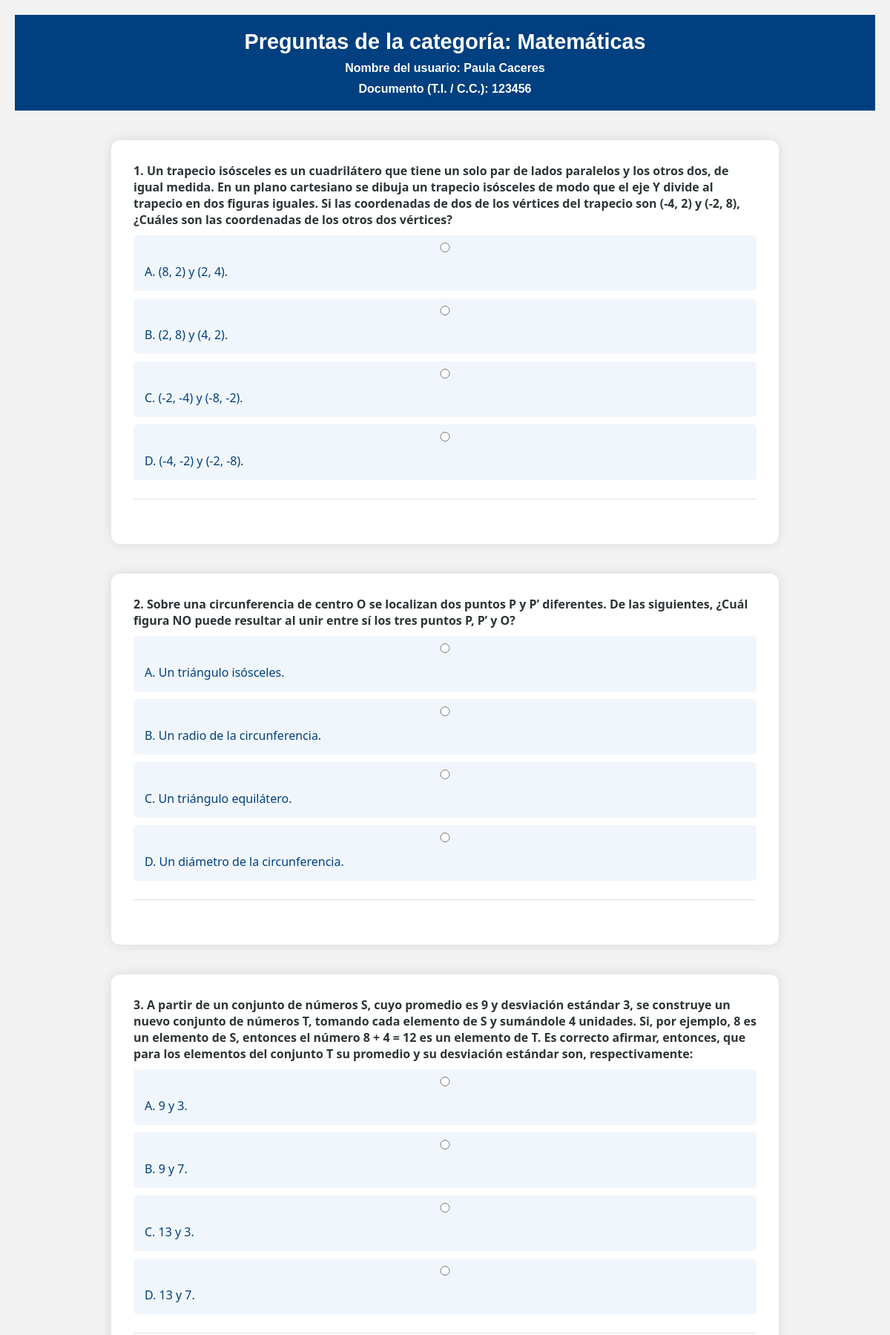
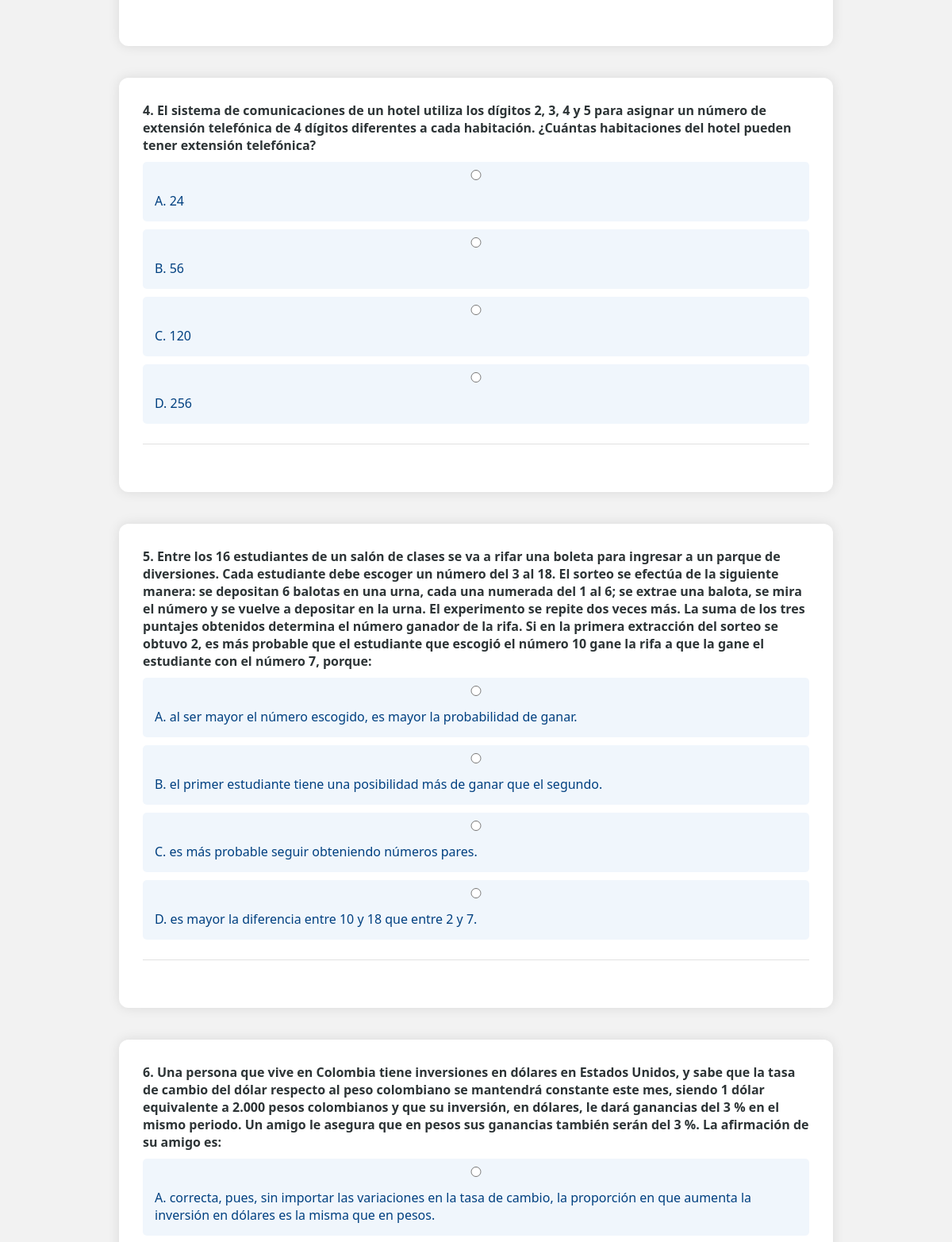
Page /simulacro/11/categoria/2/ (upper part) on the committed database (2 pictures, top to bottom).
### examenes/models.py (models this page shows, shortened)
class Category(models.Model):
    nombre = models.CharField(max_length=100)
    class Meta:
        verbose_name_plural = "Categorias"

class User(models.Model):
    nombre = models.CharField(max_length=100)
    documento = models.CharField(max_length=20, unique=True)  # Cédula o TI
    correo = models.EmailField(unique=True)
    colegio = models.CharField(max_length=100, blank=True)
    grado = models.CharField(max_length=50, blank=True)
    ya_presento = models.BooleanField(default=False)
    class Meta:
        verbose_name_plural = "Usuarios"

class Question(models.Model):
    enunciado = models.TextField()
    materia = models.ForeignKey(Subject, on_delete=models.CASCADE)
    opcion_a = models.CharField(max_length=255)
    opcion_b = models.CharField(max_length=255)
    opcion_c = models.CharField(max_length=255)
    opcion_d = models.CharField(max_length=255)
    OPCIONES = [
        ('A', 'Opción A'),
        ('B', 'Opción B'),
        ('C', 'Opción C'),
        ('D', 'Opción D'),
    ]
    respuesta_correcta = models.CharField(max_length=1, choices=OPCIONES)
    class Meta:
        verbose_name_plural = "Preguntas"

### examenes/views.py (the view, shortened to what this page needs)
# urls.py: path('simulacro/<int:estudiante_id>/categoria/<int:categoria_id>/', views.ver_preguntas_categoria, name='ver_preguntas_categoria'),
def ver_preguntas_categoria(request, estudiante_id, categoria_id):
    estudiante = get_object_or_404(User, id=estudiante_id)
    categoria = get_object_or_404(Category, id=categoria_id)
    preguntas = Question.objects.filter(materia__categoria=categoria)
    respondidas = request.session.get('categorias_respondidas', [])
    if categoria_id in respondidas:
        return redirect('simulacro', estudiante_id=estudiante.id)
    context = {
        'estudiante': estudiante,
        'categoria': categoria,
        'preguntas': preguntas,
    }
    return render(request, 'ver_preguntas_categoria.html', context)

### examenes/templates/ver_preguntas_categoria.html (shortened to what this page needs)
{% extends 'base.html' %}
{% block container %}
<header>
    <h1>Preguntas de la categoría: {{ categoria.nombre }}</h1>
    <h4>Nombre del usuario: {{ estudiante.nombre }}</h4>
    <h4>Documento (T.I. / C.C.): {{ estudiante.documento }}</h4>
</header>
{% if preguntas %}
<form method="post">
  {% for pregunta in preguntas %}
    <div class="icfes">
        <div class="info">
            <div class="pregunta">
                <p><strong>{{ forloop.counter }}. {{ pregunta.enunciado }}</strong></p>
            <div class="opcion">
                <label for="pregunta_{{ pregunta.id }}_A">
                    <input type="radio" id="pregunta_{{ pregunta.id }}_A" name="pregunta_{{ pregunta.id }}" value="A">
                    A. {{ pregunta.opcion_a }}
                </label>
            </div>
            <div class="opcion">
                <label for="pregunta_{{ pregunta.id }}_B">
                    <input type="radio" id="pregunta_{{ pregunta.id }}_B" name="pregunta_{{ pregunta.id }}" value="B">
                    B. {{ pregunta.opcion_b }}
                </label>
            </div>
            <div class="opcion">
                <label for="pregunta_{{ pregunta.id }}_C">
                    <input type="radio" id="pregunta_{{ pregunta.id }}_C" name="pregunta_{{ pregunta.id }}" value="C">
                    C. {{ pregunta.opcion_c }}
                </label>
            </div>
            <div class="opcion">
                <label for="pregunta_{{ pregunta.id }}_D">
                    <input type="radio" id="pregunta_{{ pregunta.id }}_D" name="pregunta_{{ pregunta.id }}" value="D">
                    D. {{ pregunta.opcion_d }}
                </label>
            </div>
            </div>
        </div>
    </div>
  {% endfor %}
</form>
{% else %}
  <p>No hay preguntas registradas en esta categoría.</p>
{% endif %}
<br>
{% endblock %}

### examenes/static/css/style.css (style rules this page uses)
* { margin: 0; padding: 0; box-sizing: border-box; }
body { font-family: Arial, sans-serif; background-color: #f2f2f2; color: #333; padding: 20px; }
header, footer { text-align: center; padding: 20px; background-color: #004080; color: white; margin-bottom: 20px; }
h1 { font-size: 1.8em; }
h4 { margin-top: 10px; color: white; }
.icfes { display: flex; flex-wrap: wrap; align-items: flex-start; background-color: white; margin-bottom: 30px; border-radius: 10px; box-shadow: 0 2px 6px rgba(0,0,0,0.1); padding: 15px; gap: 20px; }
.info { flex: 1; min-width: 250px; }
form label { display: block; font-weight: bold; margin-bottom: 5px; color: #004080; }
form input { width: 100%; padding: 10px; margin-bottom: 15px; border-radius: 5px; border: 1px solid #ccc; }
.icfes { max-width: 900px; margin: 40px auto; padding: 30px; background-color: #ffffff; border-radius: 12px; box-shadow: 0 0 15px rgba(0,0,0,0.1); font-family: 'Segoe UI', sans-serif; }
.pregunta { margin-bottom: 25px; border-bottom: 1px solid #e1e1e1; padding-bottom: 15px; }
.pregunta p { font-weight: bold; color: #2d3436; margin-bottom: 10px; }
.opcion { background-color: #ecf0f1; padding: 10px; border-radius: 6px; transition: background-color 0.3s ease; cursor: pointer; }
.opcion input[type="radio"] { margin-right: 10px; }

### examenes/templates/ver_preguntas_categoria.html (style rules this page uses)
.opcion { display: block; margin-bottom: 10px; background-color: #f0f6fc; padding: 10px 15px; border-radius: 5px; transition: background-color 0.2s; }
.opcion input[type="radio"] { margin-right: 10px; vertical-align: middle; }
.opcion label { font-size: 16px; font-weight: normal; cursor: pointer; }
.pregunta { margin-bottom: 30px; }

### rows in the picture
Category: nombre "Matemáticas"
User: nombre "Paula Caceres", documento "123456"
Question: enunciado "Un trapecio isósceles es un cuadrilátero que tiene un solo par de lados paralelos y los otros dos, de igual medida. En un plano cartesiano se dibuja un trapecio isósceles de modo que el eje Y divide al trapecio en dos figuras iguales. Si las coordenadas de dos de los vértices del trapecio son (-4, 2) y (-2, 8), ¿Cuáles son las coordenadas de los otros dos vértices?", opcion_a "(8, 2) y (2, 4).", opcion_b "(2, 8) y (4, 2).", opcion_c "(-2, -4) y (-8, -2).", opcion_d "(-4, -2) y (-2, -8)."
Question: enunciado "Sobre una circunferencia de centro O se localizan dos puntos P y P’ diferentes. De las siguientes, ¿Cuál figura NO puede resultar al unir entre sí los tres puntos P, P’ y O?", opcion_a "Un triángulo isósceles.", opcion_b "Un radio de la circunferencia.", opcion_c "Un triángulo equilátero.", opcion_d "Un diámetro de la circunferencia."
Question: enunciado "A partir de un conjunto de números S, cuyo promedio es 9 y desviación estándar 3, se construye un nuevo conjunto de números T, tomando cada elemento de S y sumándole 4 unidades. Si, por ejemplo, 8 es un elemento de S, entonces el número 8 + 4 = 12 es un elemento de T. Es correcto afirmar, entonces, que para los elementos del conjunto T su promedio y su desviación estándar son, respectivamente:", opcion_a "9 y 3.", opcion_b "9 y 7.", opcion_c "13 y 3.", opcion_d "13 y 7."
Question: enunciado "El sistema de comunicaciones de un hotel utiliza los dígitos 2, 3, 4 y 5 para asignar un número de extensión telefónica de 4 dígitos diferentes a cada habitación. ¿Cuántas habitaciones del hotel pueden tener extensión telefónica?", opcion_a "24", opcion_b "56", opcion_c "120", opcion_d "256"
Question: enunciado "Entre los 16 estudiantes de un salón de clases se va a rifar una boleta para ingresar a un parque de diversiones. Cada estudiante debe escoger un número del 3 al 18. El sorteo se efectúa de la siguiente manera: se depositan 6 balotas en una urna, cada una numerada del 1 al 6; se extrae una balota, se mira el número y se vuelve a depositar en la urna. El experimento se repite dos veces más. La suma de los tres puntajes obtenidos determina el número ganador de la rifa. Si en la primera extracción del sorteo se obtuvo 2, es más probable que el estudiante que escogió el número 10 gane la rifa a que la gane el estudiante con el número 7, porque:", opcion_a "al ser mayor el número escogido, es mayor la probabilidad de ganar.", opcion_b "el primer estudiante tiene una posibilidad más de ganar que el segundo.", opcion_c "es más probable seguir obteniendo números pares.", opcion_d "es mayor la diferencia entre 10 y 18 que entre 2 y 7."
Question: enunciado "Una persona que vive en Colombia tiene inversiones en dólares en Estados Unidos, y sabe que la tasa de cambio del dólar respecto al peso colombiano se mantendrá constante este mes, siendo 1 dólar equivalente a 2.000 pesos colombianos y que su inversión, en dólares, le dará ganancias del 3 % en el mismo periodo. Un amigo le asegura que en pesos sus ganancias también serán del 3 %. La afirmación de su amigo es:", opcion_a "correcta, pues, sin importar las variaciones en la tasa de cambio, la proporción en que aumenta la inversión en dólares es la misma que en pesos."
